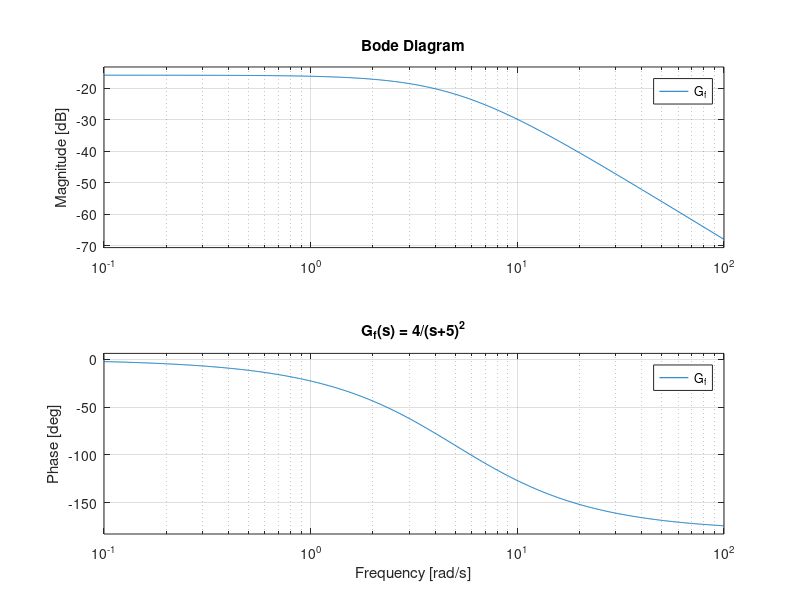
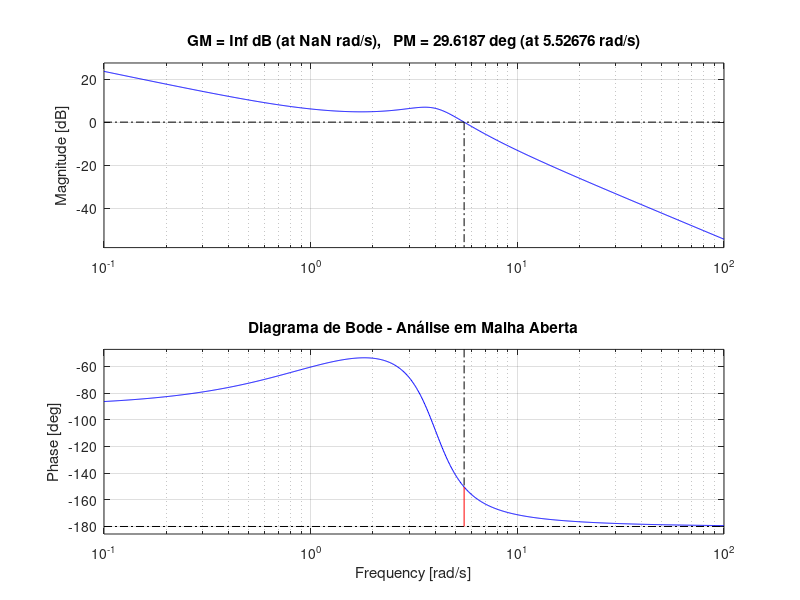
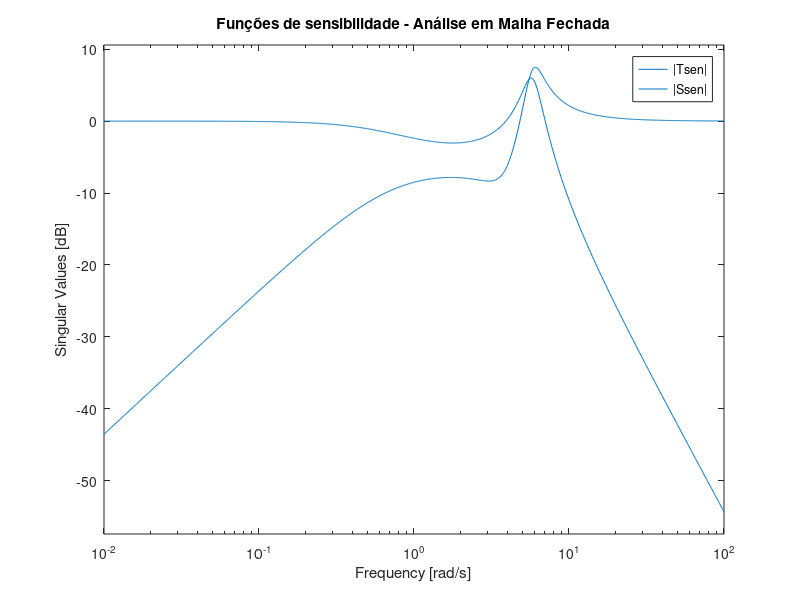
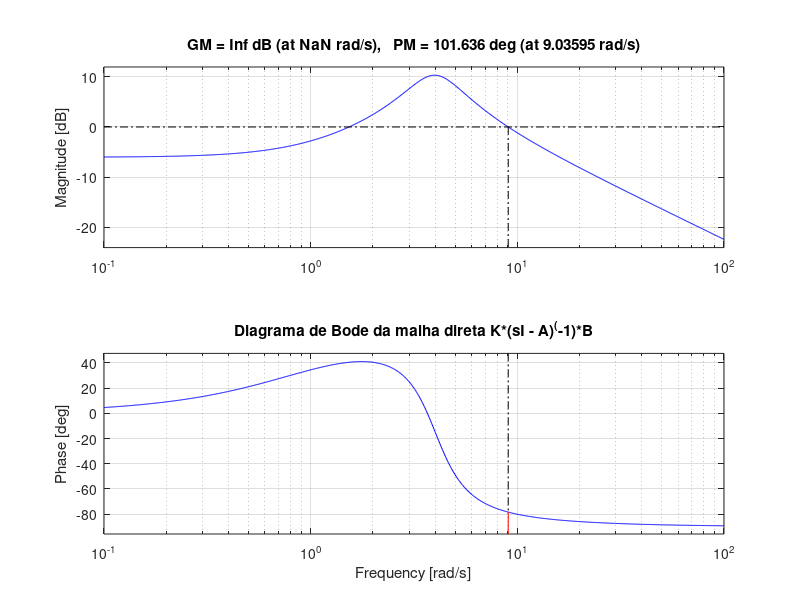

These charts were generated, in order, by the following MATLAB code:
%% Lista 01
clear all; close all; clc;

%% 1) Calcule os determinantes das matrizes:
disp("QUESTÃO 1");
clear all; 
M1 = [1 3 0; -1 2 1; 1 -1 1] 
disp("det(M1) = "); det(M1)

M2 = [-1 3 2; -1 2 1; 2 -6 -4]
disp("det(M2) = "); det(M2)

M3 = [1 0 3 5; 3 1 1 0; 0 1 1 1; 1 2 3 4]
disp("det(M3) = "); det(M3)

M5 = [-1 3 0 0 0 0; 2 1 0 0 0 0; 0 0 1 2 0 0; 0 0 -1 -1 0 0; 0 0 0 0 5 6; 0 0 0 0 1 1]
disp("det(M5) = "); det(M5)

%% 2) Quando possível, calcule as inversas das seguintes matrizes:
disp("QUESTÃO 2");
clear all;
A = [1 2; 3 1]
disp("inv(A) = "); inv(A)

B  = [ 1 3 0; -1 2 1; 1 -1 1]
disp("inv(B) = "); inv(B)

C = [-1 3 2; -1 2 1; 2 -6 -4]
disp("inv(C) = Não Existe. "); inv(C) 

%% 8) Calcule os autovalores das seguintes matrizes:
disp("QUESTÃO 8");
clear all; 

A = [1 2; 0 4]
disp("eig(A) = "); eig(A)

B = [1 2; 2 4]
disp("eig(B) = "); eig(B)

C = [2 2; 8 8]
disp("eig(C) = "); eig(C)

D = [1 0; 1 4]
disp("eig(D) = "); eig(D)

%%  9) Trace os Diagramas de Bode dos seguintes sistemas:
disp("QUESTÃO 9");
clear all; 

% Letra (a)
G_a = tf(1, 1);

% Letra (b)
G_b = tf(1, [1 0]);

% Letra (c)
G_c = tf(1, [1 1]);

% Letra (d)
G_d = tf(4, conv([1 3], [1 8])); % (s+3)(s+8)

% Letra (e)
num_e = 5 * conv([0.01 1], [0.01 1]);               % (1 + 0.01s)^2
den_e = conv([1 0], conv([0.0001 1], [0.0001 1]));  % s*(1 + 0.0001s)^2
G_e = tf(num_e, den_e);

% Letra (f)
G_f = tf(4, conv([1 5], [1 5])); % (s+5)^2

% Plots
figure;
subplot(3,2,1);
bode(G_a); grid on; title('G_a(s) = 1');

subplot(3,2,2);
bode(G_b); grid on; title('G_b(s) = 1/s');

subplot(3,2,3);
bode(G_c); grid on; title('G_c(s) = 1/(s+1)');

subplot(3,2,4);
bode(G_d); grid on; title('G_d(s) = 4/[(s+3)(s+8)]');

subplot(3,2,5);
bode(G_e); grid on; title('G_e(s) = 5(1+0.01s)^2 / [s(1+0.0001s)^2]');

subplot(3,2,6);
bode(G_f); grid on; title('G_f(s) = 4/(s+5)^2');

%% 13)
% Elabore um exemplo com um processo sub-amortecido de segunda ordem 
% ligado à uma malha de controle PI. Usando este exemplo, avalie as margens
% de Ganho e de Fase pelo método de Bode (em malha aberta) e compare com a
% avaliação a partir das margens obtidas via funções de sensibilidade 
% (análise em malha fechada).

disp("QUESTÃO 13");
clear all; 

% 1. Planta subamortecida de 2ª ordem
wn = 4;        % frequência natural
zeta = 0.3;    % fator de amortecimento
G = tf(wn^2, [1 2*zeta*wn wn^2]);

% 2. Controlador PI
Kp = 1.2; Ki = 1.5;
C = tf([Kp Ki], [1 0]);  % C(s) = (Kp*s + Ki)/s

% 3. Análise em malha aberta (C(s)*G(s))
L = C * G;  % Malha aberta

figure;
margin(L); grid on;
title('Diagrama de Bode - Análise em Malha Aberta');

% 4. Malha fechada com realimentação negativa unária
Tsen = feedback(L, 1);      % Função de co-sensibilidade T(s)
Ssen = 1 - Tsen;            % Função de sensibilidade S(s)

mt = max( sigma(Tsen) );
ms = max( sigma(Ssen) );

GmdB = min( 20*log10(ms/(ms-1)), 20*log10(1+(1/mt)) );
Pmdeg = (180/pi)*min( (2*asin(1/(2*ms)) ), (2*asin(1/(2*mt)) ) );

disp('--- Análise com funções de sensibilidade ---');
disp(['Ganho máximo |Tsen| (mt): ', num2str(mt)]);
disp(['Ganho máximo |Ssen| (ms): ', num2str(ms)]);
disp(['Margem de ganho estimada (dB): ', num2str(GmdB)]);
disp(['Margem de fase estimada (graus): ', num2str(Pmdeg)]);

figure; sigma(Tsen); hold; sigma(Ssen); grid;
legend('|Tsen|','|Ssen|'); title('Funções de sensibilidade - Análise em Malha Fechada');

%% 14)
% Utilizando o mesmo exemplo elaborado na Questão 13, obtenha uma
% realização controlável em espaço de estados para este sistema e projete 
% um regulador por realimentaçãode estados tal que os polos de malha 
% fechada sejam puramente reais. 
% Após, mostre como é possível verificar o Diagrama de Bode da malha direta
% utilizando as matrizes do sistema emespaço de estados e o ganho do regulador.

disp("QUESTÃO 14");

% 1. Realização controlável
A = [0 1; -wn^2 -2*zeta*wn];
B = [0; 1];
C = [wn^2 0];
D = 0;

sys = ss(A,B,C,D)

% 2. Projeto de realimentação de estados
% Desejamos polos puramente reais
p_des = [-4 -6];  % exemplo

K = place(A, B, p_des)

% Sistema em malha fechada com realimentação de estados (A - B*K)
Acl = A - B*K;

% Verificar estabilidade
disp('Polos de malha fechada com realimentação de estados:');
disp(eig(Acl));

% 3. Malha direta L(s) = K*(sI - A)^(-1)*B (sem realimentação unária)
[num, den] = ss2tf(A, B, K, 0);

L = tf(num, den)

% 4. Diagrama de Bode da malha direta
figure; margin(L); grid on;
title('Diagrama de Bode da malha direta K*(sI - A)^(-1)*B');

%% 15)
% Para o mesmo sistema usado nas questões anteriores, projete um observador
% de estados tal que os autovalores de malha fechada deste observador sejam
% duas vezes mais velozes que os autovalores de malha aberta. Após, desenvolva
% as equações que permitem avaliar o Diagrama de Bode de malha direta do observador,
% considerando a transferência da saída medida para a saída estimada. Também,
% desenvolva as equações de malha fechada do observador que permitem realizar
% testes de convergência deste observador, usando a transferência da saída medida
% para a saída estimada. Faça um teste de resposta ao degrau deste observador e
% verifique se ele opera duas vezes mais rápido que o sistema (a planta) em malha aberta.

disp("QUESTÃO 15");

% Polos desejados para o observador (2x mais rápidos)
poles_obs = 2 * eig(A);

% Ganho do observador L
L = place(A', C', poles_obs)'

% 1. Malha direta do observador: G_hat(s) = C*(sI - A + LC)^(-1)*L
[num_obs, den_obs] = ss2tf(A - L*C, L, C, 0);
G_hat = tf(num_obs, den_obs);

% 2. Malha fechada do observador (erro de estimação)
% e = y - y_hat, então E(s)/Y(s) = I - G_hat
H_e = tf(1,1) - G_hat;

% 3. Diagrama de Bode
figure; margin(G_hat); grid on;
title('Diagrama de Bode: y(t) -> y^(t)');

% 4. Teste de convergência (resposta ao degrau de erro de estimação)
% Entrada degrau: y(t) = 1 -> simular erro de estimação
figure; step(H_e); grid on;
title('Resposta ao Degrau: Erro de estimação e(t)');

% 5. Comparar resposta ao degrau da planta vs. do observador
sys_planta = ss(A,B,C,D);
[y_real,t] = step(sys_planta);
[y_est,t2] = step(G_hat);

figure;
plot(t, y_real, 'b', t2, y_est, 'r--'); grid on;
legend('Saída real', 'Estimada');
title('Comparação da Resposta ao Degrau: Planta vs Observador');
xlabel('Tempo (s)');
ylabel('Saída');

%% 17)
% Para o sistema mostrado a seguir, utilizando a fórmula de Ackermann, 
% projete um observador de estados tal que os pólos do sistema observador 
% sejam o dobro dos pólos de malha aberta da planta. 
% Apresente, como resultado, o ganho L do observador.

disp("QUESTÃO 17");
clear all;

% Matrizes
A = [1 2; -3 -4];
B = [1; 2];
C = [1 0];

% 1. Autovalores da planta
p_plant = eig(A)

% 2. Dobro dos polos da planta 
p_observer = 2 * p_plant;

% 3. Ganho do observador (Ackermann)
disp('Ganho do observador L:')
L = acker(A', C', p_observer)'

%% 19)
% 19) Dado o sistema mostrado a seguir, descrito no espaço de estados, 
% verifique se este sistema é (i) estável, se é (ii) controlável e (iii)
% observável. Por fim, (iv) obtenha a função detransferência que descreve 
% a sua relação de entrada e saída.
disp("QUESTÃO 19");
clear all;

% Matrizes
A = [20 -200; 0 0];
B = [0; 1];
C = [0 200];
D = 0;

% Verificar se o sistema é (i) estável:
autovalores = eig(A);
if all(real(autovalores) < 0)
    disp('Sistema Estável');
else
    disp('Sistema NÃO é Estável');
end

% Verificar se o sistema é (ii) controlável:
Co = ctrb(A, B);
if rank(Co) == size(A,1)
    disp("Sistema Controlável");
else
    disp("Sistema NÃO é Controlável");
end

% Verificar se o sistema é (iii) observável:
Ob = obsv(A, C);

if rank(Ob) == size(A,1)
    disp("Sistema Observável");
else
    disp("Sistema NÃO é Observável");
end

% Calcular a função de transferência
s = tf('s');  % Define a variável 's' para a função de transferência
G = C * inv(s * eye(size(A)) - A) * B + D

%% 21
% Dado o sistema mostrado a seguir, descrito no espaço de estados, 
% verifique se este sistemaé (i) estável, se é (ii) controlável e (iii) 
% observável. Por fim, (iv) obtenha a função detransferência que descreve 
% a sua relação de entrada e saída.

disp("QUESTÃO 21");
clear all;

% Matrizes
A = [3 -2 0; 1 0 0; 0 1 0];
B = [1; 0; 0];
C = [0 0 1];
D = 0;

% Verificar se o sistema é (i) estável:
autovalores = eig(A);
if all(real(autovalores) < 0)
    disp('Sistema Estável');
else
    disp('Sistema NÃO é Estável');
end

% Verificar se o sistema é (ii) controlável:
Co = ctrb(A, B);
if rank(Co) == size(A,1)
    disp("Sistema Controlável");
else
    disp("Sistema NÃO é Controlável");
end

% Verificar se o sistema é (iii) observável:
Ob = obsv(A, C);

if rank(Ob) == size(A,1)
    disp("Sistema Observável");
else
    disp("Sistema NÃO é Observável");
end

% Calcular a função de transferência
s = tf('s');  % Define a variável 's' para a função de transferência
G = C * inv(s * eye(size(A)) - A) * B + D